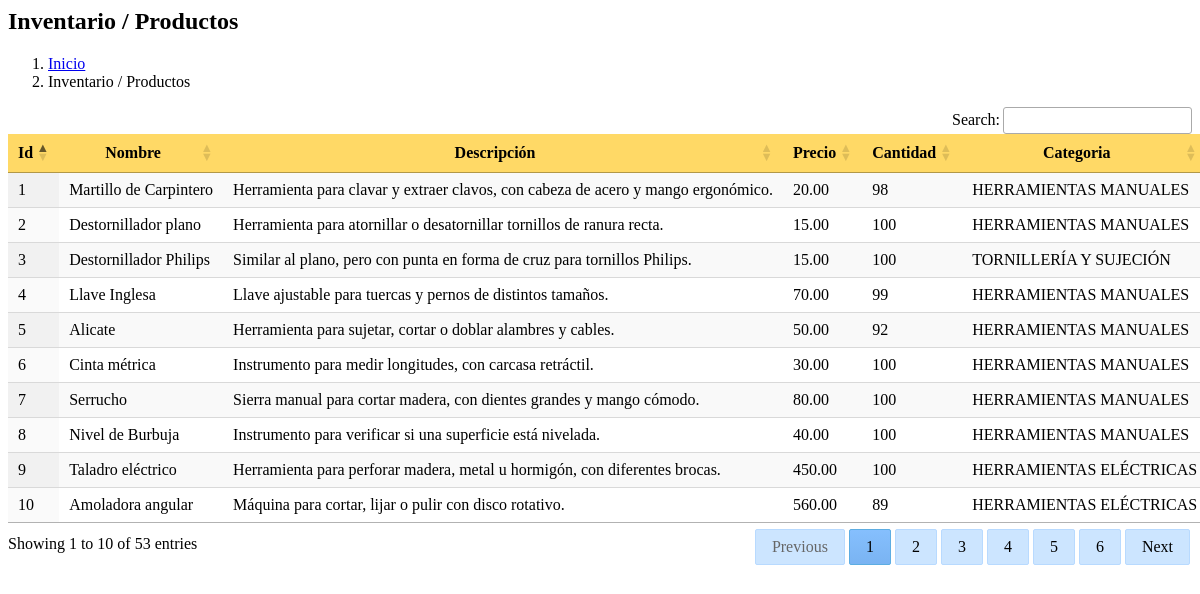
The page /admin/vistas/reporte_productos.php on the database its author committed.
### tables this page shows
CREATE TABLE `producto` (
  `id_producto` int(11) NOT NULL,
  `nombre` varchar(100) NOT NULL,
  `descripcion` text DEFAULT NULL,
  `precio_unitario` decimal(10,2) NOT NULL,
  `stock` int(11) DEFAULT 0,
  `min_stock` int(11) DEFAULT 5,
  `imagen` varchar(255) DEFAULT NULL,
  `id_categoria` int(11) DEFAULT NULL
);

CREATE TABLE `categoria` (
  `id_categoria` int(11) NOT NULL,
  `nombre_categoria` varchar(100) NOT NULL
);

### admin/vistas/reporte_productos.php (the view, shortened to what this page needs)
<link rel="stylesheet" href="https://cdn.datatables.net/1.13.6/css/jquery.dataTables.min.css">
<link rel="stylesheet" href="https://cdn.datatables.net/buttons/2.4.1/css/buttons.dataTables.min.css">
<section class="content-header">
    <div class="container-fluid">
        <div class="row mb-2">
            <div class="col-sm-6">
                <h1 class="m-0">Inventario / Productos</h1>
            </div>
            <div class="col-sm-6">
                <ol class="breadcrumb float-sm-right">
                    <li class="breadcrumb-item"><a href="#">Inicio</a></li>
                    <li class="breadcrumb-item active">Inventario / Productos</li>
                </ol>
            </div>
        </div>
    </div>
</section>
<section class="content">
    <div class="card">
        <?php
        $conn = Conexion::conectar();
        $sql = "SELECT p.id_producto, p.imagen,
                         p.nombre, p.descripcion, p.precio_unitario, p.stock, c.nombre_categoria
                         FROM
                        producto p
                        JOIN
                        categoria c ON p.id_categoria = c.id_categoria";
        $stmt = $conn->prepare($sql);
        $stmt->execute();
        $productos = $stmt->fetchAll(PDO::FETCH_ASSOC);
        $total_registrado = count($productos);
        ?>
        <div class="card-body">
            <table id="listado" class="table table-bordered table-striped display nowrap" style="width:100%">
                <thead>
                    <tr>
                         <th>Id</th>
                            <th>Nombre</th>
                            <th>Descripción</th>
                            <th>Precio</th>
                            <th>Cantidad</th>
                            <th>Categoria</th>
                    </tr>
                </thead>
                <tbody>
                    <?php
                    if ($total_registrado > 0) {
                        foreach ($productos as $row) {
                            echo "<tr>
                                <td>{$row['id_producto']}</td>
            <td>{$row['nombre']}</td>
            <td>{$row['descripcion']}</td>
                                <td>" . number_format($row["precio_unitario"], 2, '.', ',') . "</td>
                            <td>{$row['stock']}</td>
            <td>{$row['nombre_categoria']}</td>
                            </tr>";
                        }
                    } else {
                        echo "<tr><td colspan='3'>No existe registro</td></tr>";
                    }
                    ?>
                </tbody>
            </table>
        </div>
    </div>
</section>

### admin/vistas/reporte_productos.php (style rules this page uses)
#listado thead th { background-color: #ffd966 !important; color: #000; text-align: center; }

### rows shown on the page
producto: id_producto "1", nombre "Martillo de Carpintero", descripcion "Herramienta para clavar y extraer clavos, con cabeza de acero y mango ergonómico.", precio_unitario "20.00", stock "98", id_categoria.nombre_categoria "HERRAMIENTAS MANUALES"
producto: id_producto "2", nombre "Destornillador plano", descripcion "Herramienta para atornillar o desatornillar tornillos de ranura recta.", precio_unitario "15.00", stock "100", id_categoria.nombre_categoria "HERRAMIENTAS MANUALES"
producto: id_producto "3", nombre "Destornillador Philips", descripcion "Similar al plano, pero con punta en forma de cruz para tornillos Philips.", precio_unitario "15.00", stock "100", id_categoria.nombre_categoria "TORNILLERÍA Y SUJECIÓN"
producto: id_producto "4", nombre "Llave Inglesa", descripcion "Llave ajustable para tuercas y pernos de distintos tamaños.", precio_unitario "70.00", stock "99", id_categoria.nombre_categoria "HERRAMIENTAS MANUALES"
producto: id_producto "5", nombre "Alicate", descripcion "Herramienta para sujetar, cortar o doblar alambres y cables.", precio_unitario "50.00", stock "92", id_categoria.nombre_categoria "HERRAMIENTAS MANUALES"
producto: id_producto "6", nombre "Cinta métrica", descripcion "Instrumento para medir longitudes, con carcasa retráctil.", precio_unitario "30.00", stock "100", id_categoria.nombre_categoria "HERRAMIENTAS MANUALES"
producto: id_producto "7", nombre "Serrucho", descripcion "Sierra manual para cortar madera, con dientes grandes y mango cómodo.", precio_unitario "80.00", stock "100", id_categoria.nombre_categoria "HERRAMIENTAS MANUALES"
producto: id_producto "8", nombre "Nivel de Burbuja", descripcion "Instrumento para verificar si una superficie está nivelada.", precio_unitario "40.00", stock "100", id_categoria.nombre_categoria "HERRAMIENTAS MANUALES"
producto: id_producto "9", nombre "Taladro eléctrico", descripcion "Herramienta para perforar madera, metal u hormigón, con diferentes brocas.", precio_unitario "450.00", stock "100", id_categoria.nombre_categoria "HERRAMIENTAS ELÉCTRICAS"
producto: id_producto "10", nombre "Amoladora angular", descripcion "Máquina para cortar, lijar o pulir con disco rotativo.", precio_unitario "560.00", stock "89", id_categoria.nombre_categoria "HERRAMIENTAS ELÉCTRICAS"
